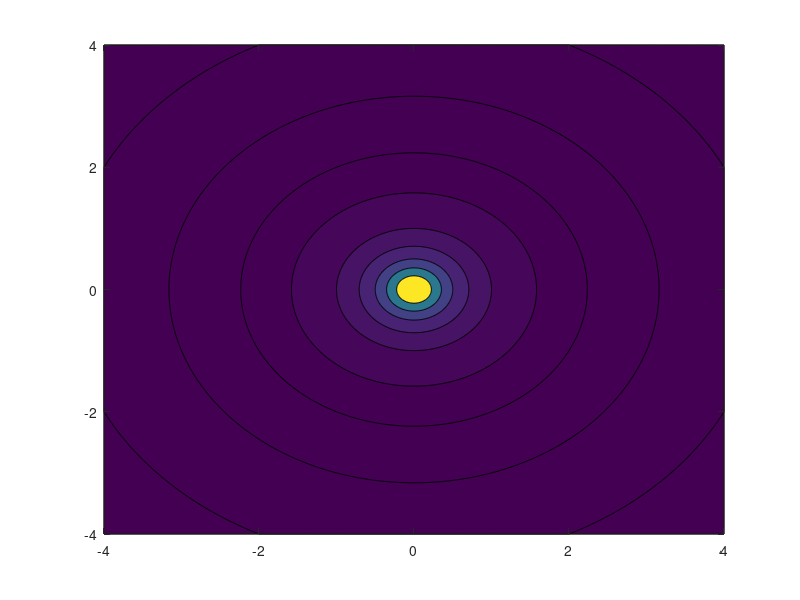

This figure's MATLAB source: (Note: this script raises an error after producing the figure.)
xst = [-2 2 -0.75 -0.75 -0.5 -0.5 -0.25 -0.25]';
yst = [0 0 1 -1 1 -1 1 -1]';
x = [-4:0.01:4]; y = x; n = size(x, 2);
x = repmat(x, n, 1); y = repmat(y', 1, n);
t = 0;
u = ((x+t).^2-y.^2)./((x+t).^2+y.^2).^2; v = 2*(x+t).*y./((x+t).^2+y.^2).^2; vel = (v.^2+u.^2).^0.5;
contourf(x, y, vel, [0.03, 0.05, 0.1, 0.2, 0.4, 1.0, 2, 4, 8, 20])
hold on
streamlinePlotter(x(1, :), y(:, 1), u, v, xst, yst)